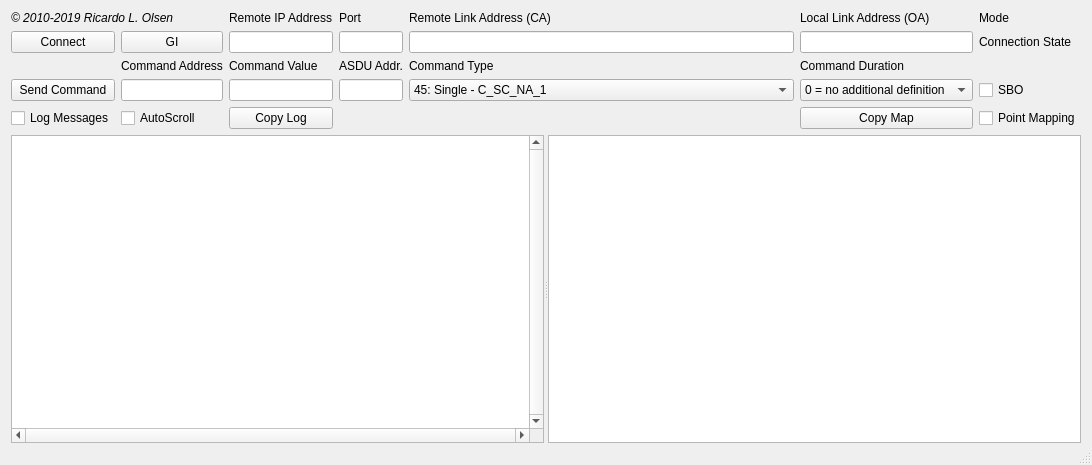
<?xml version="1.0" encoding="UTF-8"?>
<ui version="4.0">
 <class>MainWindow</class>
 <widget class="QMainWindow" name="MainWindow">
  <property name="geometry">
   <rect>
    <x>0</x>
    <y>0</y>
    <width>961</width>
    <height>465</height>
   </rect>
  </property>
  <property name="windowTitle">
   <string>MainWindow</string>
  </property>
  <widget class="QWidget" name="centralWidget">
   <layout class="QGridLayout" name="gridLayout">
    <property name="bottomMargin">
     <number>0</number>
    </property>
    <item row="5" column="0" colspan="7">
     <widget class="QSplitter" name="splitter">
      <property name="sizePolicy">
       <sizepolicy hsizetype="Expanding" vsizetype="Expanding">
        <horstretch>0</horstretch>
        <verstretch>0</verstretch>
       </sizepolicy>
      </property>
      <property name="maximumSize">
       <size>
        <width>16777215</width>
        <height>16777215</height>
       </size>
      </property>
      <property name="orientation">
       <enum>Qt::Horizontal</enum>
      </property>
      <widget class="QListWidget" name="lwLog">
       <property name="sizePolicy">
        <sizepolicy hsizetype="Expanding" vsizetype="Expanding">
         <horstretch>0</horstretch>
         <verstretch>0</verstretch>
        </sizepolicy>
       </property>
       <property name="font">
        <font>
         <family>Courier New</family>
         <pointsize>9</pointsize>
        </font>
       </property>
       <property name="verticalScrollBarPolicy">
        <enum>Qt::ScrollBarAlwaysOn</enum>
       </property>
       <property name="horizontalScrollBarPolicy">
        <enum>Qt::ScrollBarAlwaysOn</enum>
       </property>
       <property name="selectionMode">
        <enum>QAbstractItemView::NoSelection</enum>
       </property>
       <property name="resizeMode">
        <enum>QListView::Adjust</enum>
       </property>
       <property name="layoutMode">
        <enum>QListView::SinglePass</enum>
       </property>
      </widget>
      <widget class="QTableWidget" name="twPontos">
       <property name="sizePolicy">
        <sizepolicy hsizetype="Expanding" vsizetype="Expanding">
         <horstretch>0</horstretch>
         <verstretch>0</verstretch>
        </sizepolicy>
       </property>
      </widget>
     </widget>
    </item>
    <item row="1" column="5">
     <widget class="QLineEdit" name="leMasterAddress"/>
    </item>
    <item row="2" column="4">
     <widget class="QLabel" name="label_7">
      <property name="text">
       <string>Command Type</string>
      </property>
     </widget>
    </item>
    <item row="1" column="4">
     <widget class="QLineEdit" name="leLinkAddress"/>
    </item>
    <item row="2" column="1">
     <widget class="QLabel" name="label_5">
      <property name="text">
       <string>Command Address</string>
      </property>
     </widget>
    </item>
    <item row="1" column="1">
     <widget class="QPushButton" name="pbGI">
      <property name="text">
       <string>GI</string>
      </property>
     </widget>
    </item>
    <item row="2" column="5">
     <widget class="QLabel" name="label_8">
      <property name="text">
       <string>Command Duration</string>
      </property>
     </widget>
    </item>
    <item row="3" column="5">
     <widget class="QComboBox" name="cbCmdDuration">
      <item>
       <property name="text">
        <string>0 = no additional definition</string>
       </property>
      </item>
      <item>
       <property name="text">
        <string>1 = short pulse</string>
       </property>
      </item>
      <item>
       <property name="text">
        <string>2 = long pulse</string>
       </property>
      </item>
      <item>
       <property name="text">
        <string>3 = persistent output</string>
       </property>
      </item>
     </widget>
    </item>
    <item row="1" column="6">
     <widget class="QLabel" name="lbStatus">
      <property name="text">
       <string>Connection State</string>
      </property>
     </widget>
    </item>
    <item row="3" column="6">
     <widget class="QCheckBox" name="cbSBO">
      <property name="text">
       <string>SBO</string>
      </property>
     </widget>
    </item>
    <item row="2" column="2">
     <widget class="QLabel" name="label_6">
      <property name="text">
       <string>Command Value</string>
      </property>
     </widget>
    </item>
    <item row="1" column="2">
     <widget class="QLineEdit" name="leIPRemoto"/>
    </item>
    <item row="3" column="0">
     <widget class="QPushButton" name="pbSendCommandsButton">
      <property name="text">
       <string>Send Command</string>
      </property>
     </widget>
    </item>
    <item row="3" column="1">
     <widget class="QLineEdit" name="leCmdAddress">
      <property name="toolTip">
       <string/>
      </property>
     </widget>
    </item>
    <item row="3" column="2">
     <widget class="QLineEdit" name="leCmdValue"/>
    </item>
    <item row="3" column="4">
     <widget class="QComboBox" name="cbCmdAsdu">
      <item>
       <property name="text">
        <string>45: Single - C_SC_NA_1</string>
       </property>
      </item>
      <item>
       <property name="text">
        <string>46: Double - C_DC_NA_1</string>
       </property>
      </item>
      <item>
       <property name="text">
        <string>47: Reg. Step - C_RC_NA_1</string>
       </property>
      </item>
      <item>
       <property name="text">
        <string>58: Single with time tag - C_SC_TA_1</string>
       </property>
      </item>
      <item>
       <property name="text">
        <string>59: Double with time tag - C_DC_TA_1</string>
       </property>
      </item>
      <item>
       <property name="text">
        <string>60: Reg. Step with time tag - C_RC_TA_1</string>
       </property>
      </item>
      <item>
       <property name="text">
        <string>48: Set-point normalised value - C_SE_NA_1</string>
       </property>
      </item>
      <item>
       <property name="text">
        <string>49: Set-point scaled value - C_SE_NB_1</string>
       </property>
      </item>
      <item>
       <property name="text">
        <string>50: Set-point short floating point value - C_SE_NC_1</string>
       </property>
      </item>
      <item>
       <property name="text">
        <string>61: Set-point normalised value with time tag - C_SE_TA_1</string>
       </property>
      </item>
      <item>
       <property name="text">
        <string>62: Set-point scaled value with time tag - C_SE_TB_1</string>
       </property>
      </item>
      <item>
       <property name="text">
        <string>63: Set-point short floating point value with time tag - C_SE_TC_1</string>
       </property>
      </item>
      <item>
       <property name="text">
        <string>103: Clock Syncronization - C_CS_NA_1</string>
       </property>
      </item>
     </widget>
    </item>
    <item row="4" column="1">
     <widget class="QCheckBox" name="cbAutoScroll">
      <property name="text">
       <string>AutoScroll</string>
      </property>
      <property name="checked">
       <bool>false</bool>
      </property>
     </widget>
    </item>
    <item row="4" column="0">
     <widget class="QCheckBox" name="cbLog">
      <property name="text">
       <string>Log Messages</string>
      </property>
     </widget>
    </item>
    <item row="0" column="5">
     <widget class="QLabel" name="label_4">
      <property name="text">
       <string>Local Link Address (OA)</string>
      </property>
     </widget>
    </item>
    <item row="0" column="2">
     <widget class="QLabel" name="label_2">
      <property name="text">
       <string>Remote IP Address</string>
      </property>
     </widget>
    </item>
    <item row="0" column="6">
     <widget class="QLabel" name="lbMode">
      <property name="text">
       <string>Mode</string>
      </property>
     </widget>
    </item>
    <item row="0" column="4">
     <widget class="QLabel" name="label_3">
      <property name="text">
       <string>Remote Link Address (CA)</string>
      </property>
     </widget>
    </item>
    <item row="0" column="0" colspan="2">
     <widget class="QLabel" name="lbCopyright">
      <property name="font">
       <font>
        <italic>true</italic>
       </font>
      </property>
      <property name="text">
       <string>© 2010-2019 Ricardo L. Olsen</string>
      </property>
     </widget>
    </item>
    <item row="1" column="0">
     <widget class="QPushButton" name="pbConnect">
      <property name="text">
       <string>Connect</string>
      </property>
     </widget>
    </item>
    <item row="4" column="2">
     <widget class="QPushButton" name="pbCopyClipb">
      <property name="text">
       <string>Copy Log</string>
      </property>
     </widget>
    </item>
    <item row="3" column="3">
     <widget class="QLineEdit" name="leASDUAddr">
      <property name="toolTip">
       <string>Put here the ASDU address for commands.
If empty will use remote link address.</string>
      </property>
     </widget>
    </item>
    <item row="2" column="3">
     <widget class="QLabel" name="label">
      <property name="text">
       <string>ASDU Addr.</string>
      </property>
     </widget>
    </item>
    <item row="1" column="3">
     <widget class="QLineEdit" name="lePort"/>
    </item>
    <item row="0" column="3">
     <widget class="QLabel" name="label_9">
      <property name="text">
       <string>Port</string>
      </property>
     </widget>
    </item>
    <item row="4" column="6">
     <widget class="QCheckBox" name="cbPointMap">
      <property name="text">
       <string>Point Mapping</string>
      </property>
      <property name="checked">
       <bool>false</bool>
      </property>
     </widget>
    </item>
    <item row="4" column="5">
     <widget class="QPushButton" name="pbCopyVals">
      <property name="text">
       <string>Copy Map</string>
      </property>
     </widget>
    </item>
   </layout>
  </widget>
  <widget class="QMenuBar" name="menuBar">
   <property name="geometry">
    <rect>
     <x>0</x>
     <y>0</y>
     <width>961</width>
     <height>17</height>
    </rect>
   </property>
  </widget>
  <widget class="QStatusBar" name="statusBar"/>
 </widget>
 <layoutdefault spacing="6" margin="11"/>
 <resources/>
 <connections/>
</ui>
